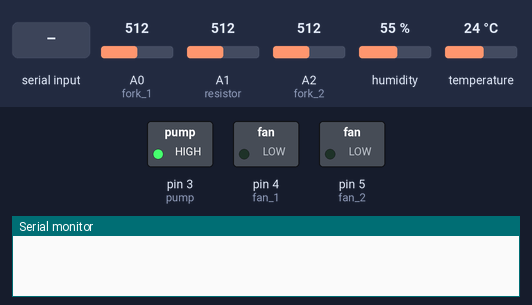
This sketch was run on a simulated Arduino Uno, built with avr-gcc and run on an emulated ATmega328P. Shown: switched loads named in the sketch (green lamp = pin HIGH), the last lines printed to the serial monitor. The inputs (shaded band) are chosen by the test bench; at power-on: A0 (fork_1) = 512, A1 (resistor) = 512, A2 (fork_2) = 512, humidity 55 %, temperature 24 °C.

Above: at 1.2 s.
1.3 s: "1\n" received over Serial
At 3.5 s:
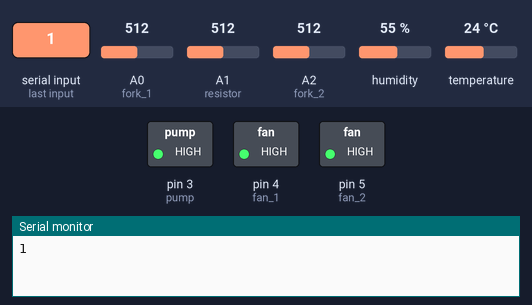
3.8 s: "500\n" received over Serial
At 5.5 s:
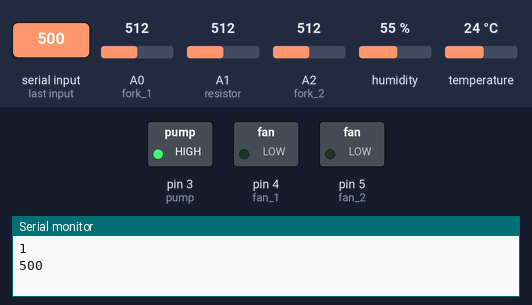
Timing chart, 0 to 7.0 s (numbered marks = the images above; inputs shaded):
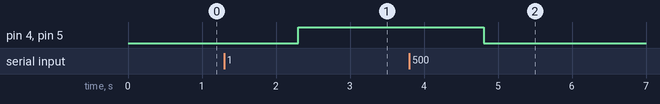

Measured:
- after the input at 1.3 s, pin 4 (fan_1), pin 5 (fan_2): LOW → HIGH after 1.0 s
- after the input at 3.8 s, pin 4 (fan_1), pin 5 (fan_2): HIGH → LOW after 1.0 s

The sketch:

Project_electronic.ino
```cpp
#include <StringSplitter.h>

#include <DHT.h>
#include <DHT_U.h>


#define DHTPIN 2
#define DHTTYPE DHT11
DHT dht(DHTPIN, DHTTYPE);

#define fork_1 A0
#define fork_2 A2

#define pump 3

#define fan_1 4
#define fan_2 5

#define resistor A1

int t;
int h;
int hic;
int humidityRaw1;
int humidityRaw2;
int humidityAvg;
int humidity;
int brightnessRaw;
int brightness;
int brightnessRawR;
int delayCount ;

void setup() {
  Serial.begin(9600);
  pinMode(resistor, INPUT);
  pinMode(fork_1, INPUT);
  pinMode(fork_2, INPUT);
  pinMode(pump, OUTPUT);
  pinMode(fan_1, OUTPUT);
  pinMode(fan_2, OUTPUT);
   dht.begin();

   digitalWrite(pump, HIGH);
   delayCount = 0;
}


bool switchSerial = false;

void dhtRead(){
  h = dht.readHumidity();
  t = dht.readTemperature();
  hic = dht.computeHeatIndex(t, h, false);
  }

int soilRead(){
  humidityRaw1 = analogRead(fork_1);
  humidityRaw2 = analogRead(fork_2);

  humidityAvg = humidityRaw1 + humidityRaw2 / 2;
  humidity = map(humidityAvg, 150, 1000, 100, 0);

  return humidity;
  }

void resistorRead(){

     brightnessRaw = analogRead(resistor);
  brightness = map(brightnessRaw, 950, 0, 100, 0);
  if(brightness > 100){
    brightness = 100;
  }
  }

void loop() {

  dhtRead();
  soilRead();
  resistorRead();


  if(Serial.available() > 0){
    String s = Serial.readString();
    s.trim();
    Serial.println(s);
    if( s == "START"){
      switchSerial = true;
    }else{
      StringSplitter *splitter = new StringSplitter(s, ';', 9);
      int itemCount = splitter->getItemCount();

      int fanState = splitter->getItemAtIndex(0).toInt();
      int pumpState = splitter->getItemAtIndex(1).toInt();

      /*Serial.println(pumpState);
      Serial.println(fanState);*/

      if(pumpState == 1){
          digitalWrite(pump, LOW);
      }else{
          digitalWrite(pump, HIGH);
        }


      if(fanState == 1){
          digitalWrite(fan_1, HIGH);
          digitalWrite(fan_2, HIGH);
      }else{
          digitalWrite(fan_1, LOW);
          digitalWrite(fan_2, LOW);
        }
    }
  }


  if(switchSerial == true){

    //rojo es el 1
    if(delayCount == 500){
      delayCount = 0;
      Serial.print("{\"temp\": \"");
      Serial.print(t);
      Serial.print("\",\"humi\": \"");
      Serial.print(h);
      Serial.print("\", \"bright\": \"");
      Serial.print( brightness);
      Serial.print("\", \"sHumi_1\": \"");
      Serial.print(map(humidityRaw1, 500, 1000, 100, 0));
      Serial.print("\", \"sHumi_2\": \"");
      Serial.print(humidityRaw2);
      Serial.println("\"}");
    }
    delay(1);
    delayCount++;
  }
}
```
